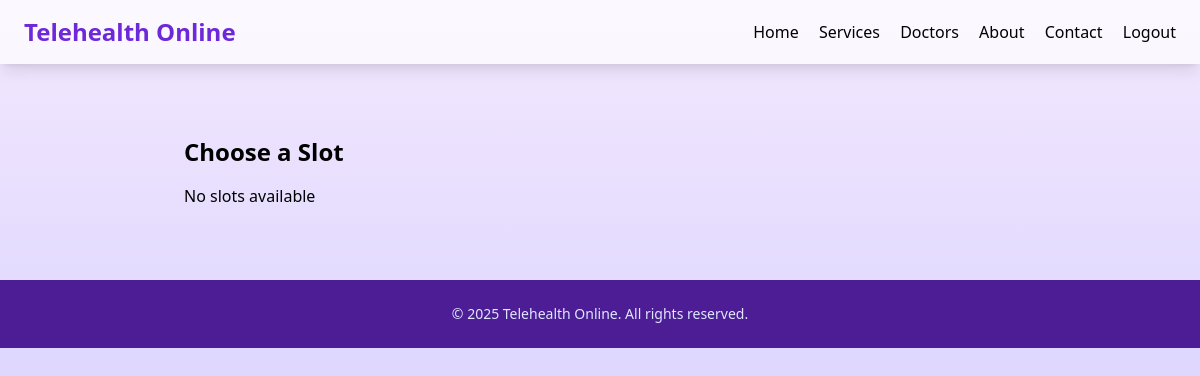
The app's page /appointments/slots/4/ (signed in), older data.
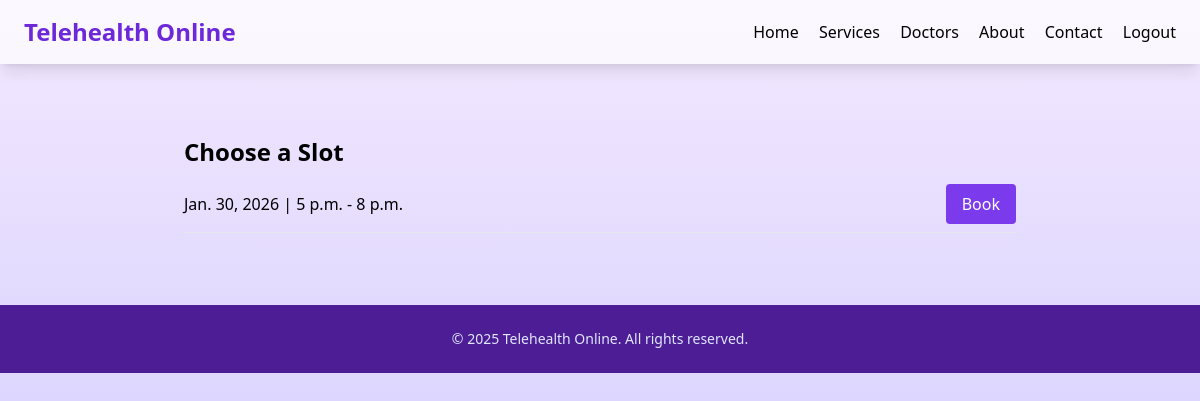
The same page, newer data.
### appointments/models.py (models this page shows, shortened)
class DoctorAvailableSlot(models.Model):
    doctor = models.ForeignKey(
        User,
        on_delete=models.CASCADE,
        related_name="slots"
    )
    date = models.DateField()
    start_time = models.TimeField()
    end_time = models.TimeField()
    is_booked = models.BooleanField(default=False)

### appointments/views.py (the view)
# urls.py: path("slots/<int:doctor_id>/", views.available_slots, name="available_slots"),
@login_required
def available_slots(request, doctor_id):
    slots = DoctorAvailableSlot.objects.filter(
        doctor_id=doctor_id,
        is_booked=False
    )
    return render(request, "appointments/available_slots.html", {
        "slots": slots
    })

### templates/appointments/available_slots.html (shortened to what this page needs)
{% extends "base.html" %}
{% block content %}
<div class="max-w-4xl mx-auto mt-10 glass p-8">
  <h2 class="text-2xl font-bold mb-4">Choose a Slot</h2>
  {% if slots %}
    <ul class="space-y-3">
      {% for slot in slots %}
        <li class="flex justify-between items-center border-b pb-2">
          <span>
            {{ slot.date }} |
            {{ slot.start_time }} - {{ slot.end_time }}
          </span>
          <a
            href="{% url 'book_appointment' slot.id %}"
            class="bg-violet-600 text-white px-4 py-2 rounded"
          >
            Book
          </a>
        </li>
      {% endfor %}
    </ul>
  {% else %}
    <p>No slots available</p>
  {% endif %}
</div>
{% endblock %}

Row changes from the older to the newer data that the page shows:
added DoctorAvailableSlot: date "Jan. 30, 2026", start_time "5 p.m.", end_time "8 p.m."
Text that changed along with them:
text no longer shown: "No slots available"
